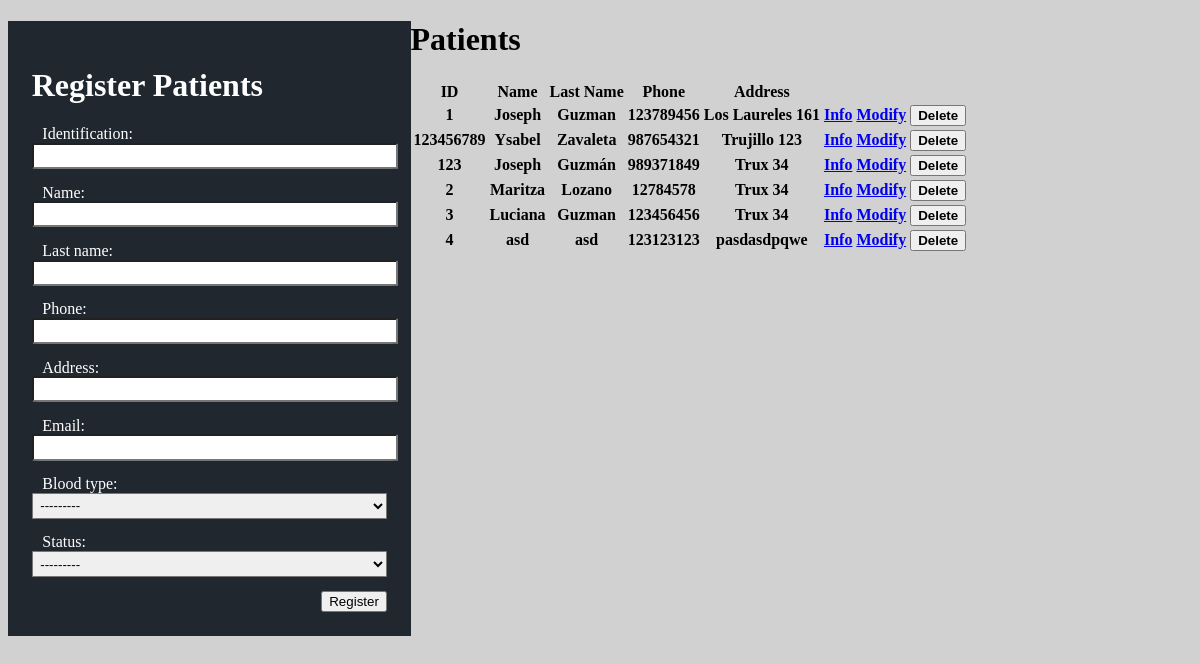
The page /patient/ on the database as committed earlier.
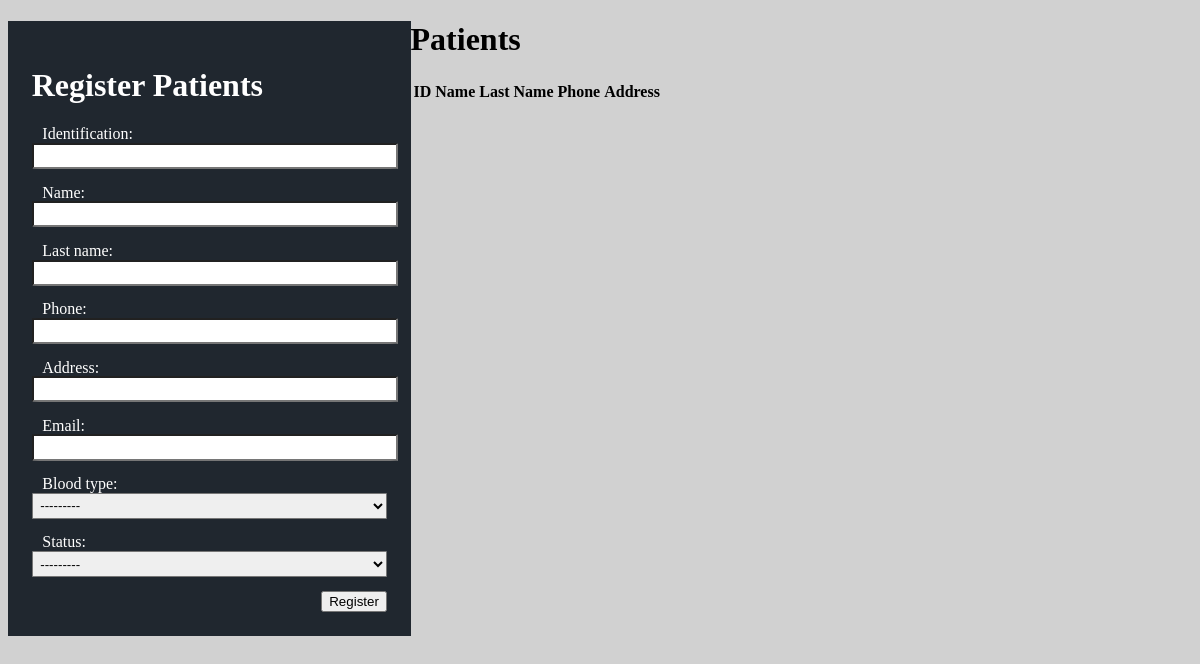
The same page on the database as committed later.
### patients/models.py (models this page shows, shortened)
class Patient(models.Model):
    blood_type_choices=[
        (1,'A+'),(2,'A-'),
        (3,'B+'),(4,'B-'),
        (5,'AB+'),(6,'AB-'),
        (7,'O+'),(8,'O-'),
    ]
    status_choices = [
        (1, 'SINGLE'),
        (2,'MARRIED'),
    ]
    identification = models.CharField(primary_key=True, max_length=20)
    name = models.CharField(max_length=50)
    last_name = models.CharField(max_length=50)
    phone = models.CharField(max_length=20)
    address = models.CharField(max_length=50)
    email = models.EmailField()
    blood_type = models.SmallIntegerField(choices=blood_type_choices)
    status = models.SmallIntegerField(choices=status_choices)

### patients/views.py (the view)
# urls.py: path('patient/', views.mainPatient, name='patient'),
def mainPatient(request):
    patient = Patient.objects.all()
    patient_form = PatientForm()
    if request.method =='POST':
        patient_form = PatientForm(request.POST)
        if patient_form.is_valid():
            patient_form.save()
            patient_form = PatientForm()
    context = {'patient': patient, 'patient_form':patient_form}
    return render(request, 'mainPatient.html', context)

### patients/forms.py
class PatientForm(forms.ModelForm):
    class Meta:
        model = Patient
        fields = '__all__'

### static/templates/mainPatient.html (shortened to what this page needs)
{% load static %}
<!DOCTYPE html>
<html lang="en">
<head>
    <link rel="stylesheet" href="https://unpkg.com/purecss@2.0.6/build/pure-min.css"
>
    <link rel="stylesheet" type="text/css" href="{% static 'css/mainPatient.css' %}">
</head>
<body>
    <div class="registerPatient">
        <h1>
            Register Patients
        </h1>
        <form class ="pure-form"action="" method="post">
            {{patient_form}}
            <button type="submit" class="pure-button pure-button-primary" >Register</button>
        </form>
    </div>
    <div>
        <table class="pure-table pure-table-horizontal">
            <h1>Patients</h1>
            <tr>
                <th>ID</th>
                <th>Name</th>
                <th>Last Name</th>
                <th>Phone</th>
                <th>Address</th>
                <th></th>
                <th></th>
            </tr>
            {% for x in patient %}
            <tr>
                <th>{{x.identification}}</th>
                <th>{{x.name}}</th>
                <th>{{x.last_name}}</th>
                <th>{{x.phone}}</th>
                <th>{{x.address}}</th>
                <th><a class="pure-button"href="{% url 'info_patient' x.identification %}">Info</a></th>
                <th><a class="pure-button"href="{% url 'modify_patient' x.identification %}">Modify</a></th>
                <th><button id="{{x.identification}}"class="pure-button open-modal" onclick="display(this)"><b>Delete</b></button></th>
            </tr>
            {% endfor %}
        </table>
    </div>
</body>
</html>

### static/css/mainPatient.css (style rules this page uses)
body { background-color: #D1D1D1; }
.registerPatient { float: left; height: 38%; padding: 1%; width: 30%; background-color: #20272F; padding:2%; }
.registerPatient h1 { color:white; }
.registerPatient label { color:white; padding:3%; border-radius:2%; }
.registerPatient input { width:100%; margin-left:auto; margin-right: auto; padding:1%; border-radius:2%; margin-bottom: 4%; }
.registerPatient select { width:100%; margin-left:auto; margin-right: auto; padding:1%; border-radius:2%; margin-bottom: 4%; }
.registerPatient button { float: right; }

Rows that differ between the two databases and show on the page:
removed Patient: identification "1", name "Joseph", last_name "Guzman", phone "123789456", address "Los Laureles 161"
removed Patient: identification "123456789", name "Ysabel", last_name "Zavaleta", phone "987654321", address "Trujillo 123"
removed Patient: identification "123", name "Joseph", last_name "Guzmán", phone "989371849", address "Trux 34"
removed Patient: identification "2", name "Maritza", last_name "Lozano", phone "12784578", address "Trux 34"
removed Patient: identification "3", name "Luciana", last_name "Guzman", phone "123456456", address "Trux 34"
removed Patient: identification "4", name "asd", last_name "asd", phone "123123123", address "pasdasdpqwe"
